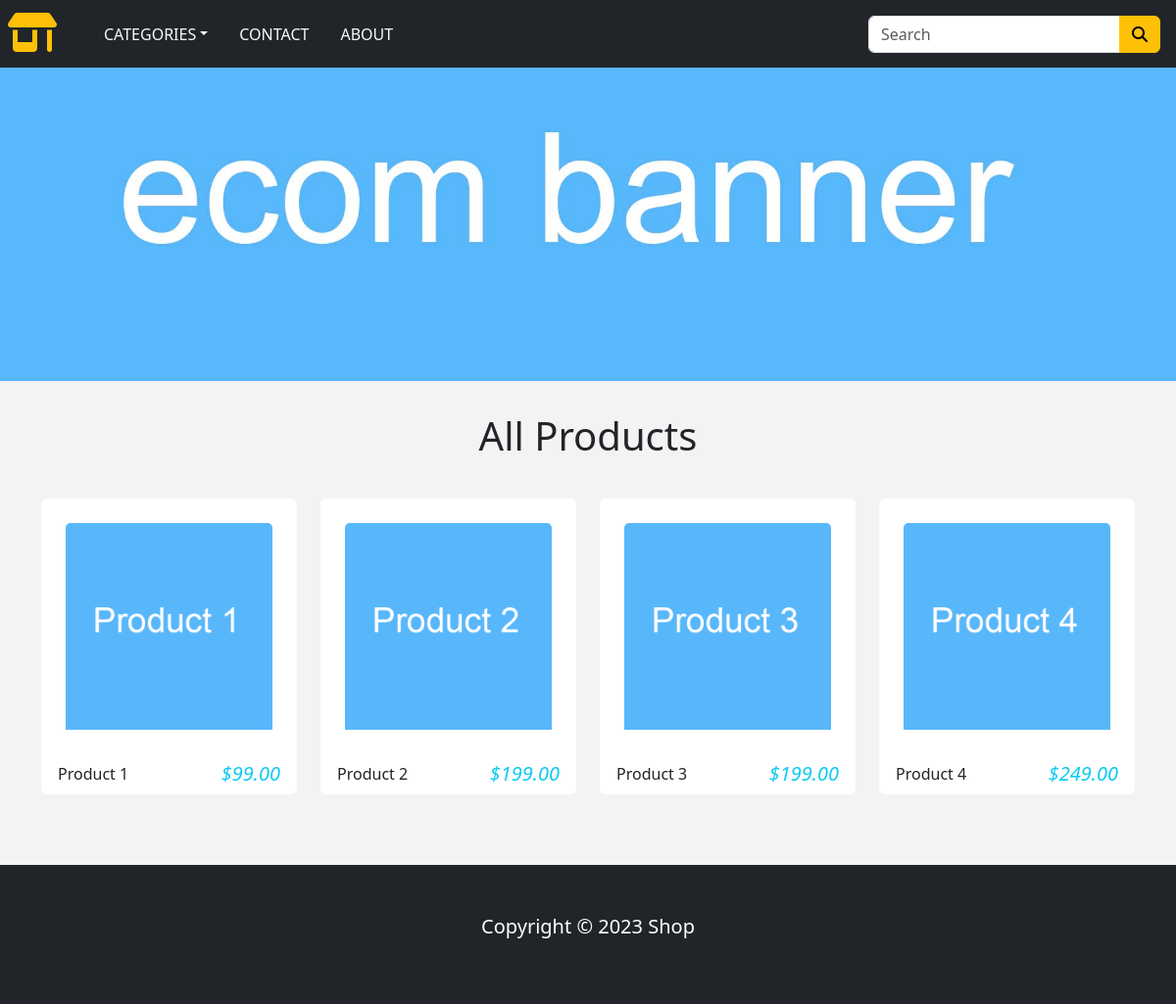
The page / on the database its author committed.
### shop/models.py (models this page shows, shortened)
class Product(models.Model):
    name = models.CharField(max_length=250, unique=True)
    slug = models.SlugField(max_length=250, unique=True)
    description = models.TextField(blank=True)
    category = models.ForeignKey(Category, on_delete=models.CASCADE)
    price = models.DecimalField(max_digits=10, decimal_places=2)
    image = models.ImageField(upload_to='product', blank=True)
    stock = models.IntegerField()
    available = models.BooleanField(default=True)
    created = models.DateTimeField(auto_now_add=True)
    updated = models.DateTimeField(auto_now=True)
    class Meta:
        ordering = ('name',)
        verbose_name = 'catproduct'
        verbose_name_plural = 'products'
    def get_url(self):
        return reverse('product_detail', args=[self.category.slug, self.slug])

### shop/views.py (the view)
# urls.py: 2. Add a URL to urlpatterns:  path('', views.home, name='home')
def home(request, category_slug=None):
    category_page = None
    products = None
    if category_slug != None:
        category_page = get_object_or_404(Category, slug=category_slug)
        products = Product.objects.filter(category=category_page, available=True)
    else:
        products = Product.objects.all().filter(available=True)
    return render(request, 'home.html', {'category': category_page, 'products': products})

### shop/context_processors.py (called while the page is built)
def counter(request):
    item_count = 0
    if 'admin' in request.path:
        return {}
    else:
        try:
            cart = Cart.objects.filter(cart_id=_cart_id(request))
            cart_items = CartItem.objects.all().filter(cart=cart[:1])
            for cart_item in cart_items:
                item_count += cart_item.quantity
        except Cart.DoesNotExist:
            item_count = 0
    return dict(item_count = item_count)

def menu_links(request):
    links = Category.objects.all()
    return dict(links=links)

### shop/models.py (called while the page is built)
    def get_url(self):
        return reverse('products_by_category', args=[self.slug])

### shop/views.py (called while the page is built)
def _cart_id(request):
    cart = request.session.session_key
    if not cart:
        cart = request.session.create()
    return cart

### shop/templates/home.html (shortened to what this page needs)
{% extends "base.html" %}
{% load static %}
{% block content %}
<div class="banner-container">
    <img src="{% static 'img/image.jpg' %}" alt="Banner Image" class="banner-image">
</div>
<div class="py-4">
  <div class="container">
    <div class="row">
      <div class="col-10 mx-auto my-2 text-center">
        <h1 class="text-capitalize font-weight-bold">
          All Products
        </h1>
      </div>
    </div>
  </div>
</div>
<div class="container">
    <div class="row">
        {% for product in products %}
        <div class="col-9 mx-auto col-md-6 col-lg-3">
          <div class="card mb-4" style="background: white; border-color: transparent;">
                <div class="p-4">
                  <a href="{{product.get_url}}">
                    <img src="{{product.image.url}}" class="card-img-top" alt="{{product.name}}">
                  </a>
                </div>
                <div class="card-footer d-flex justify-content-between" style="background: transparent; border-color: transparent;">
                    <p class="font-weight-bold mb-0">
                        {{product.name}}
                    </p>
                    <h5 class="text-info fst-italic mb-0">
                        <span class="mr-1">$</span>{{product.price}}
                    </h5>
                </div>
            </div>
        </div>
        {% endfor %}
    </div>
</div>
{% endblock %}

### shop/templates/base.html (shortened to what this page needs)
{% load static %}
<!doctype html>
<html lang="en">
  <head>
    <link href="https://cdn.jsdelivr.net/npm/bootstrap@5.3.2/dist/css/bootstrap.min.css" rel="stylesheet">
    <link rel="stylesheet" href="{% static 'css/base.css' %}">
    <link rel="stylesheet" href="{% static 'css/cart.css' %}">
  </head>
  <body>
    {% include 'navbar.html' %}
    {% block content %}
    {% endblock %}
    {% include 'footer.html' %}
     </body>
</html>

### shop/templates/navbar.html (shortened to what this page needs)
<nav class="navbar navbar-expand-md navbar-light bg-dark">
    <a href="/" class="navbar-brand"><i class="fa-solid fa-shop text-warning fa-2x ms-2"></i></a>
  <div class="collapse navbar-collapse justify-content-between ms-3 me-3" id="nav">
    <ul class="navbar-nav">
      <li class="nav-item dropdown"><a class="nav-link text-light text-uppercase font-weight-bold px-3 dropdown-toggle" href="" data-bs-toggle="dropdown">Categories</a>
      </li>
      <li class="nav-item"><a class="nav-link text-light text-uppercase font-weight-bold px-3" href="">Contact</a></li>
      <li class="nav-item"><a class="nav-link text-light text-uppercase font-weight-bold px-3" href="">About</a></li>
    </ul>
    <form>
      <div class="input-group">
        <input type="text" class="form-control" placeholder="Search">
          <button type="button" class="btn btn-warning" name="button" class="input-group-text"><i class="fas fa-search"></i></button>
      </div>
    </form>
  </div>
   </nav>

### shop/templates/footer.html
<footer class="bg-dark text-white mt-5 p-5">
    <div>
        <p class="lead text-center">Copyright &copy; 2023 Shop</p>
    </div>
</footer>

### shop/static/css/base.css (style rules this page uses)
body { background: #f3f3f3; }

### shop/templates/base.html (style rules this page uses)
.banner-container { height: 40vh; width: 100%; overflow: hidden; }
.banner-image { width: 100%; height: 100%; object-fit: cover; }

### rows shown on the page
Product: image (picture), name "Product 1", price "99.00"
Product: image (picture), name "Product 2", price "199.00"
Product: image (picture), name "Product 3", price "199.00"
Product: image (picture), name "Product 4", price "249.00"
